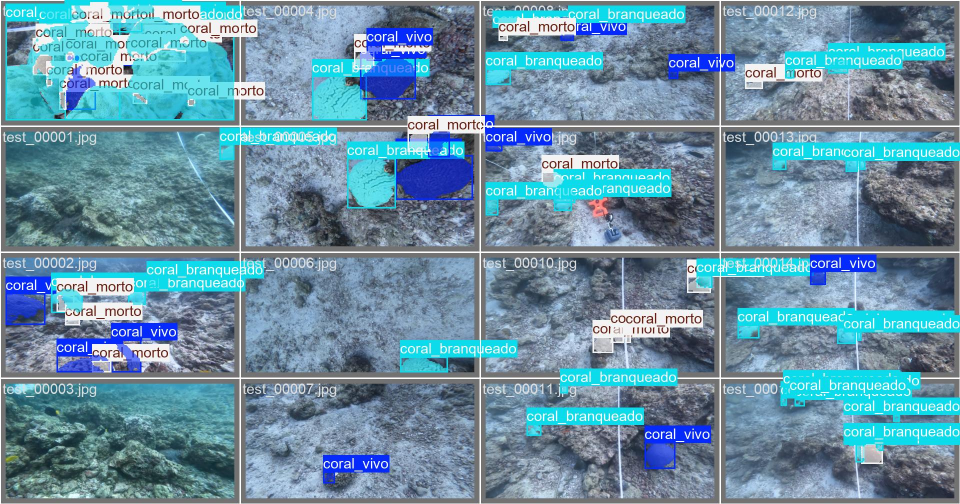
#> input picture relatorio_imagens/segmentacao_corais/07_validacao_lote0_anotacao.jpg, 1920 x 1008 px (shown at 1/2 size)
$ python -i underwater_color_correction.py   (imports and definitions only)
#> lines starting #> are read from the running program, lines starting #| are printed output that depends on the picture
#> further down, picture is the input picture: shape (1008, 1920, 3); mean B, G, R 164.1, 144.3, 105.3
"""Correcao de cor para imagens subaquaticas, aplicada antes da analise de saude.

A agua absorve o vermelho primeiro, entao um coral saudavel parece descolorido.
A correcao muda os valores de saude: use o mesmo pipeline na calibracao e na
inferencia.
"""

from __future__ import annotations

from typing import Optional

import numpy as np


def _to_float(img: np.ndarray) -> np.ndarray:
    """uint8 (0-255) -> float64 (0-1)."""
    return np.asarray(img, dtype=np.float64) / 255.0


def _to_uint8(img: np.ndarray) -> np.ndarray:
    """float (0-1) -> uint8 (0-255) com clipping."""
    return np.clip(np.asarray(img) * 255.0, 0, 255).astype(np.uint8)


# [80 lines left out: functions estimate_cast, white_patch_correction, compensate_red, compensate_blue, shades_of_gray, not called in this run]


def gray_world(img_rgb: np.ndarray) -> np.ndarray:
    """Gray World classico: assume que a media da cena deve ser cinza."""
    return shades_of_gray(img_rgb, p=1)


def clahe_luminance(img_rgb: np.ndarray, clip_limit: float = 2.0,
                    tile: int = 8) -> np.ndarray:
    """Aumenta contraste na luminancia, preservando a cor o quanto possivel.

    Usa CLAHE do OpenCV quando disponivel; senao equaliza o histograma em NumPy.
    """
#> called with clip_limit = 2, tile = 8
    try:
        import cv2

        bgr = img_rgb[..., ::-1]
        lab = cv2.cvtColor(bgr, cv2.COLOR_BGR2LAB)
#> lab: shape (1008, 1920, 3); mean of channels 0, 1, 2 155, 130.8, 149.9
        l, a, b = cv2.split(lab)
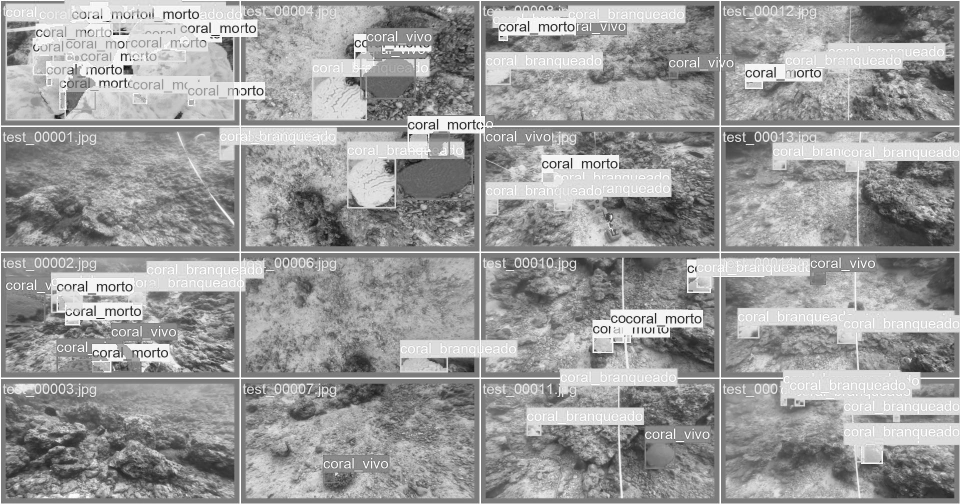
#> l: shape (1008, 1920) (shown at 1/2 size); min 5, max 255, mean 155
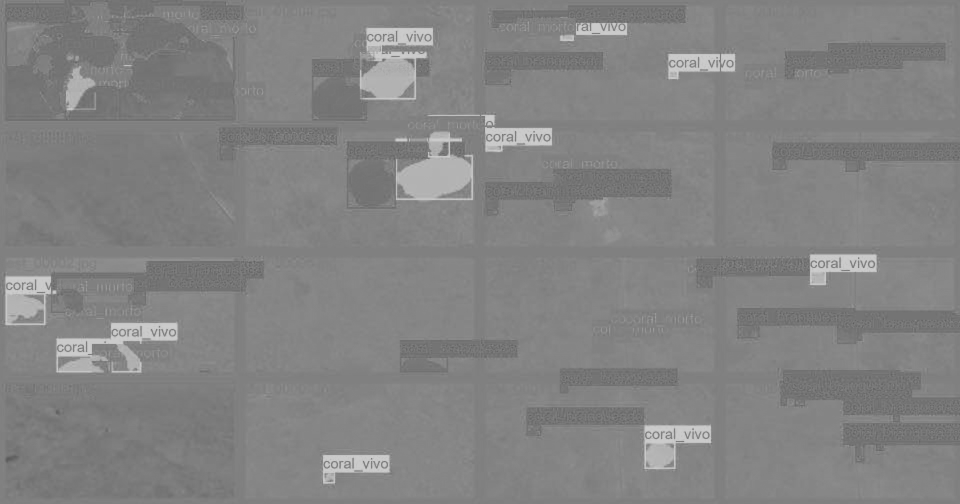
#> a: shape (1008, 1920) (shown at 1/2 size); min 89, max 207, mean 130.8
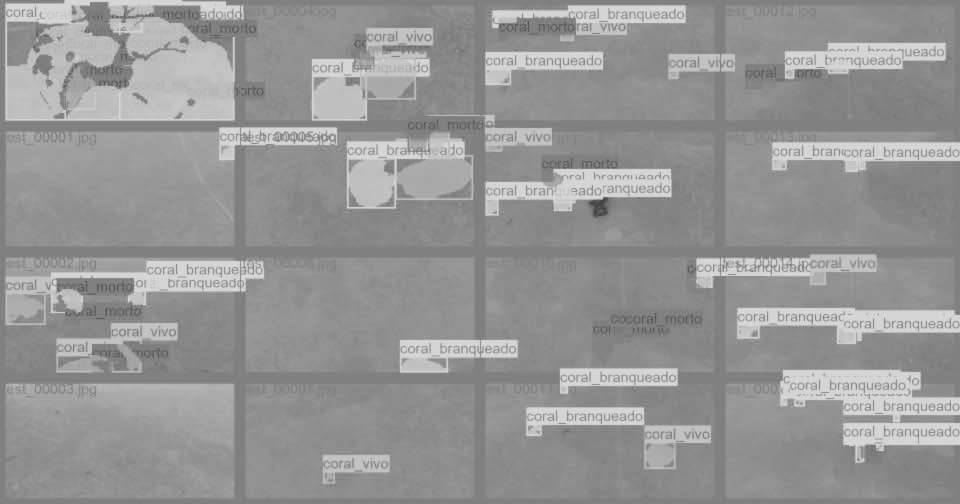
#> b: shape (1008, 1920) (shown at 1/2 size); min 60, max 220, mean 149.9
        c = cv2.createCLAHE(clipLimit=clip_limit, tileGridSize=(tile, tile))
        lab = cv2.merge((c.apply(l), a, b))
#> lab: shape (1008, 1920, 3); mean of channels 0, 1, 2 134.8, 130.8, 149.9
        return cv2.cvtColor(lab, cv2.COLOR_LAB2BGR)[..., ::-1]
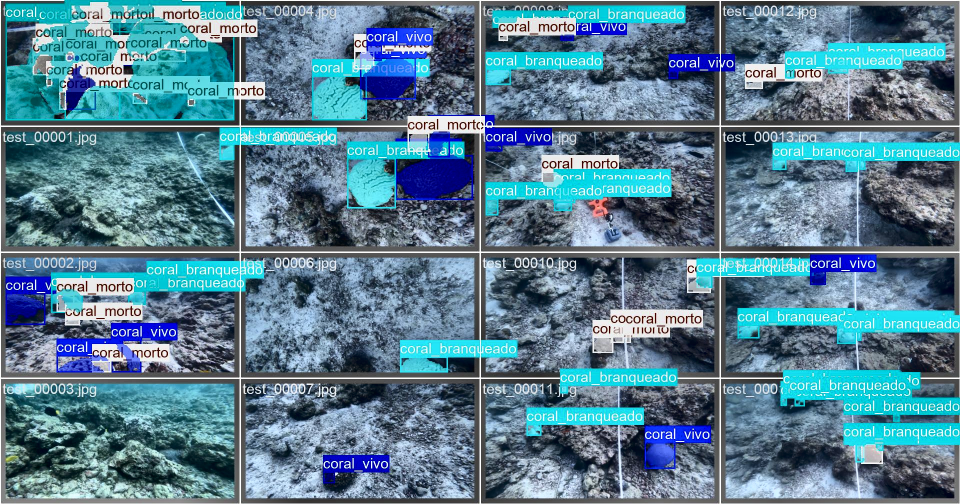
#> returned value: shape (1008, 1920, 3) (shown at 1/2 size); mean of channels 0, 1, 2 144.1, 125.5, 87.6; drawn as B, G, R
    except ImportError:
        pass

    f = _to_float(img_rgb)
    lum = 0.299 * f[..., 0] + 0.587 * f[..., 1] + 0.114 * f[..., 2]
    hist, bins = np.histogram((lum * 255).astype(np.uint8), bins=256, range=(0, 256))
    cdf = np.cumsum(hist).astype(np.float64)
    cdf /= max(cdf[-1], 1.0)
    lum_eq = np.interp((lum * 255).astype(np.uint8), np.arange(256), cdf)
    escala = np.divide(lum_eq, np.maximum(lum, 1e-6))[..., None]
    return _to_uint8(np.clip(f * escala, 0.0, 1.0))


# [136 lines left out: functions remove_veil, correct, simulate_underwater, _cena_sintetica, _demo, not called in this run]


# [2 lines not run here, left out]

>>> import cv2
>>> picture = cv2.imread('../../relatorio_imagens/segmentacao_corais/07_validacao_lote0_anotacao.jpg')
>>> result = clahe_luminance(picture)

$ run again, on relatorio_imagens/segmentacao_corais/09_validacao_lote1_anotacao.jpg
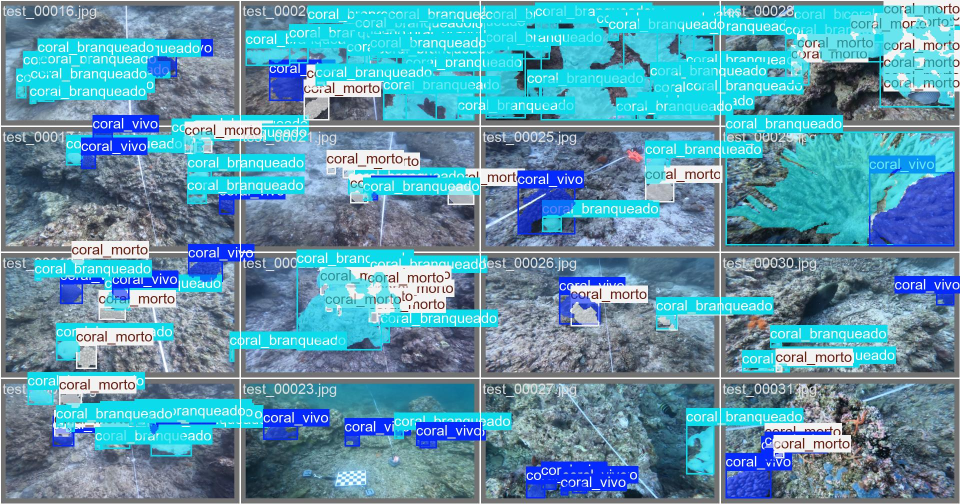
#> input picture relatorio_imagens/segmentacao_corais/09_validacao_lote1_anotacao.jpg, 1920 x 1008 px (shown at 1/2 size)
#> picture is the input picture: shape (1008, 1920, 3); mean B, G, R 172.5, 151.3, 94.7
#> in clahe_luminance, `l, a, b = cv2.split(lab)`:
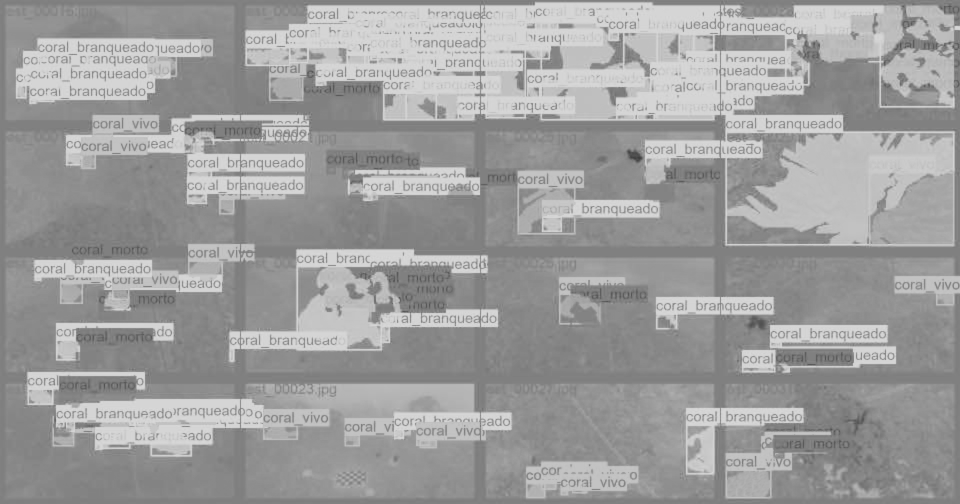
#> b: shape (1008, 1920) (shown at 1/2 size); min 59, max 220, mean 157.5
#> in clahe_luminance, `return cv2.cvtColor(lab, cv2.COLOR_LAB2BGR)[..., ::-1]`:
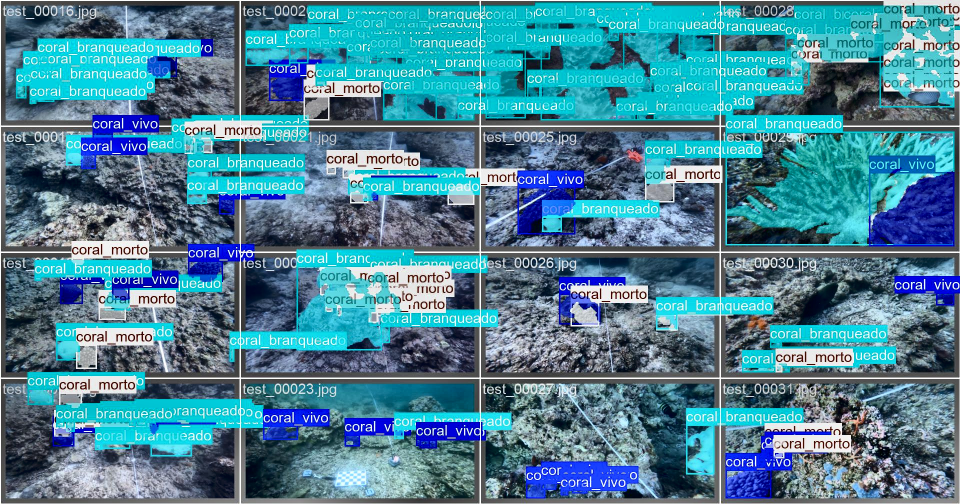
#> returned value: shape (1008, 1920, 3) (shown at 1/2 size); mean of channels 0, 1, 2 149.5, 129.6, 74.9; drawn as B, G, R

$ run again, on relatorio_imagens/segmentacao_corais/08_validacao_lote0_predicao.jpg
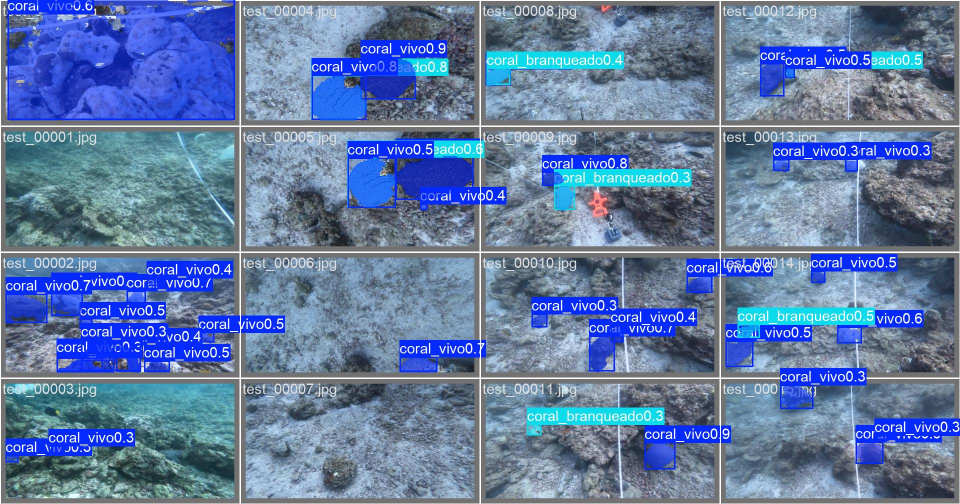
#> input picture relatorio_imagens/segmentacao_corais/08_validacao_lote0_predicao.jpg, 1920 x 1008 px (shown at 1/2 size)
#> picture is the input picture: shape (1008, 1920, 3); mean B, G, R 163.3, 123, 98.4
#> in clahe_luminance, `l, a, b = cv2.split(lab)`:
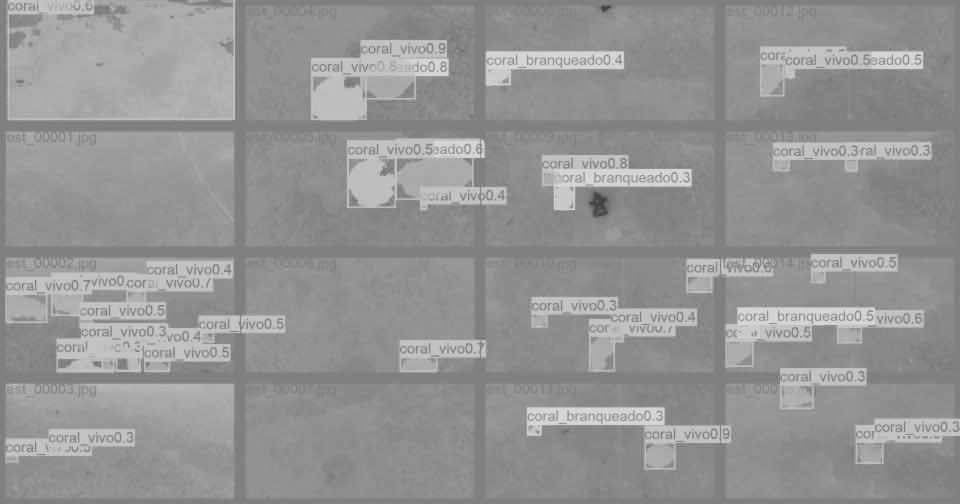
#> b: shape (1008, 1920) (shown at 1/2 size); min 60, max 220, mean 148.5
#> in clahe_luminance, `return cv2.cvtColor(lab, cv2.COLOR_LAB2BGR)[..., ::-1]`:
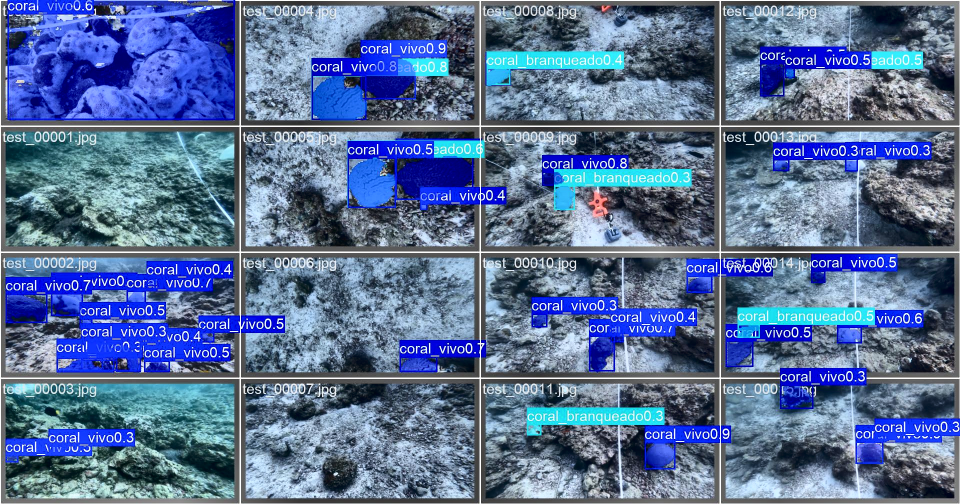
#> returned value: shape (1008, 1920, 3) (shown at 1/2 size); mean of channels 0, 1, 2 150.7, 111.4, 88.8; drawn as B, G, R

$ run again, on relatorio_imagens/segmentacao_corais/10_validacao_lote1_predicao.jpg
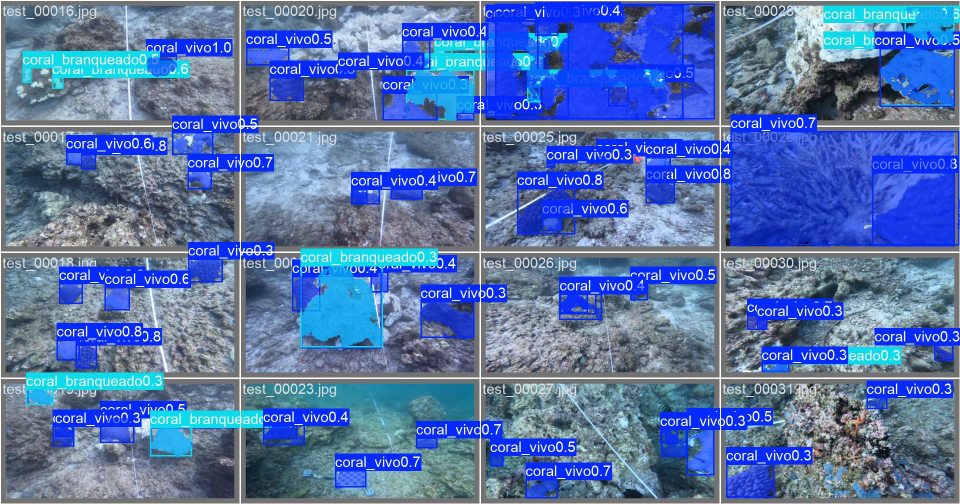
#> input picture relatorio_imagens/segmentacao_corais/10_validacao_lote1_predicao.jpg, 1920 x 1008 px (shown at 1/2 size)
#> picture is the input picture: shape (1008, 1920, 3); mean B, G, R 171.2, 116.6, 87.8
#> in clahe_luminance, `l, a, b = cv2.split(lab)`:
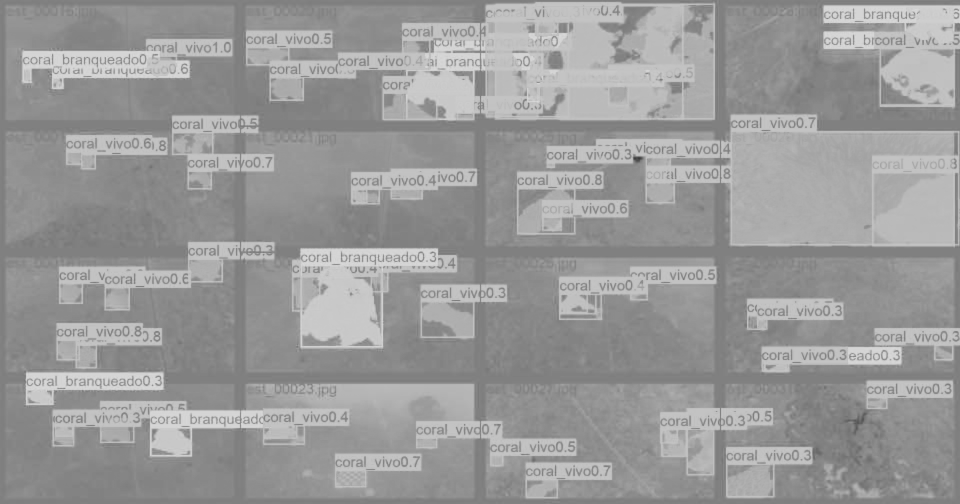
#> b: shape (1008, 1920) (shown at 1/2 size); min 57, max 220, mean 153.6
#> in clahe_luminance, `return cv2.cvtColor(lab, cv2.COLOR_LAB2BGR)[..., ::-1]`:
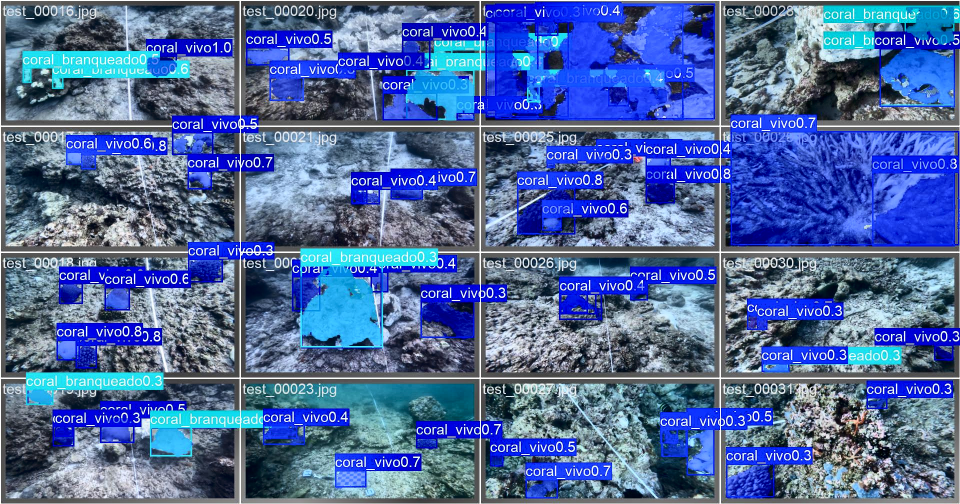
#> returned value: shape (1008, 1920, 3) (shown at 1/2 size); mean of channels 0, 1, 2 158.2, 104.9, 79.1; drawn as B, G, R
